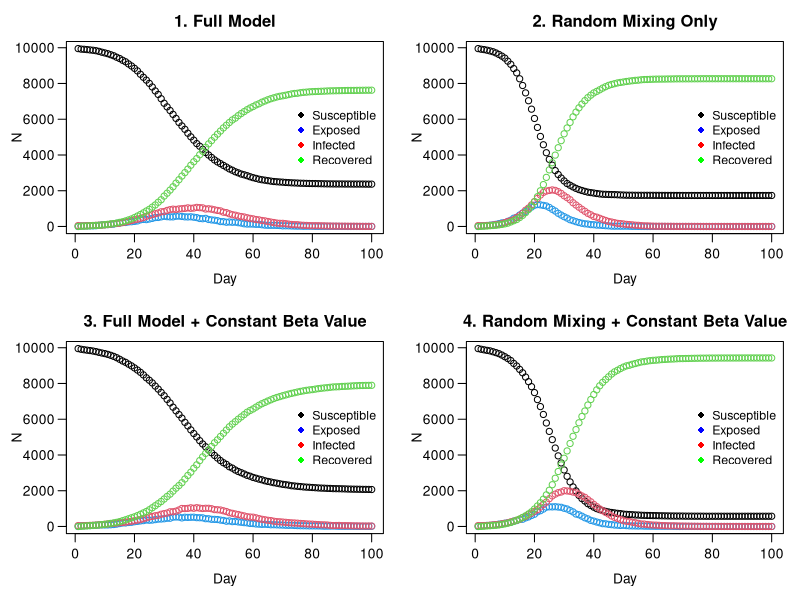

Write the R code that produced this figure.
# Zachary Gavin (s2222962): Wrote get.net, wrote household allocation, created initial nseir function, debugging and commenting
# Shaehroz Khalid (s2869421): All plotting and visualisation, turned household allocation vector to one line, debugging and commenting
# Brandon Causing (s2901457): Completion and performance optimisation of the main nseir simulation function, debugging and commenting
# division of work was close to 1/3 each

################################################################################


## GENERAL DESCRIPTION

# This script implements an agent-based SEIR (Susceptible-Exposed-Infected-Recovered)
# model to simulate the spread of an epidemic in a population of n individuals.
# The model incorporates three modes of transmission: within-household, through a
# pre-defined social network, and via random mixing.
# The script defines functions to generate the population and social network,
# run the SEIR simulation, and plot the results under different scenarios.
# The final section compares four scenarios to analyse the impact of social
# structure and individual heterogeneity (beta) on the epidemic dynamics.



################################################################################
######### ------- START OF MODEL SETUP AND POPULATION GENERATION ------- #########
################################################################################

# This section defines the global parameters for the model and generates the
# base population, assigning each of the 'n' individuals to a household.


n <- 10000
people <- 1:n
h_max <- 5

set.seed(13)

#### Putting people in households
h <- rep(1:n, sample(1:h_max, n, replace = TRUE))[1:n] 

links <- cbind(person=people, household=h)

beta <- runif(n,0,1)

######################################################################
######### ------- NETWORK GENERATION FUNCTIONS ------- ###############
######################################################################

# These functions create the social network connections between individuals
# who are not in the same household.


get.net <- function(beta, h, nc=15) {
  n <- length(h)
  b_bar <- sum(beta)/length(beta) 
  conns_init <- vector("list", n)
  conns <- vector(mode="list", length=n)
  for (i in 1:n) {
    if (i < n) {
      b <- rbinom(n-i, 1, nc*beta[i]*beta[(i+1):n]/(b_bar^2*(n-1)) )
      conns_init[[i]] <- which(b==1) + i 
    }
  }
  
  # <-- FIX IS HERE: Changed lapply to sapply
  pairs <- cbind(rep(1:n, sapply(conns_init, length)), unlist(conns_init)) 
  
  if (nrow(pairs) > 0) {
    pairs <- pairs[h[pairs[,1]] != h[pairs[,2]], , drop = FALSE] 
    
    if(nrow(pairs) > 0) {
      for (i in 1:nrow(pairs)){
        conns[[pairs[i,1]]] <- append(conns[[pairs[i,1]]],  pairs[i,2] )
        conns[[pairs[i,2]]] <- append(conns[[pairs[i,2]]],  pairs[i,1] )
      }
    }
  }
  
  return(conns)
}

###########################################################
######### ------- SEIR SIMULATION FUNCTION ------- ##########
###########################################################

# This function is the core of the model. It simulates the epidemic over 
# nt time steps, tracking the number of individuals in each SEIR compartment.

nseir <- function(beta, h, alink, 
                  alpha=c(0.1, 0.01, 0.01), 
                  delta=.2, 
                  gamma=.4, 
                  nc=15, nt=100, pinf=.005) {
  
  n <- length(beta)
  x <- rep(0,n) # everyone starts off susceptible 
  num_to_infect <- max(1, round(pinf*n))
  x[sample(1:n, num_to_infect)] <- 2 # pick a few people to start off infected
  
  # set up households (who's in each household)
  hh_index_list <- split(1:n, h) 
  
  # for future calculation of mixing probs
  b_bar <- sum(beta)/n
  
  # initialize counts of statuses
  t <- S <- E <- I <- R <- rep(0, nt)
  t[1] <- 1
  S[1] <- n - num_to_infect
  I[1] <- num_to_infect
  
  # daily simulation
  for(i in 2:nt) {
    
    # random numbers to compare with probabilities
    u <- runif(n) 
    
    # store who is infected
    infected_indices <- which(x == 2)
    n_infected <- length(infected_indices)
    
    # initialize lists of those exposed through infected people 
    hh_exposed <- net_exposed <- mix_exposed <- integer(0)
    
    # find who transitions from susceptible to exposed
    if (n_infected > 0) {
      
      ## -- find who gets infected from household contacts -- ##
      # count how many people are infected in each household
      hh_infected_counts <- tabulate(h[infected_indices], nbins = max(h))
      # which households have someone infected in them
      infected_hh <- which(hh_infected_counts > 0)
      # prob of infection is higher for households with multiple people infected
      if (length(infected_hh) > 0) {
        hh_probs <- 1 - (1-alpha[1])^hh_infected_counts[infected_hh]
        # who transitions to infected in the household
        hh_exposed <- unlist(
          Map(function(hh, prob) {
            hh_members <- hh_index_list[[as.character(hh)]]
            sus <- hh_members[x[hh_members] == 0]
            sus[u[sus] < prob]
          }, hh = infected_hh, prob = hh_probs), use.names = FALSE
        )
      }
      
      ## -- find who gets infected from regular network contacts -- ##
      # who is in a regular network with someone infected
      neighbors_of_infected <- unlist(alink[infected_indices], use.names = FALSE)
      if(length(neighbors_of_infected) > 0) {
        # count how many people are infected in each regular network 
        net_infected_counts <- tabulate(neighbors_of_infected, nbins = n)
        # which networks have someone infected in them
        sus_exposed_to_net <- which(net_infected_counts > 0 & x == 0)
        # prob of infection is higher for networks with multiple people infected
        if (length(sus_exposed_to_net) > 0) {
          net_probs <- 1 - (1-alpha[2])^net_infected_counts[sus_exposed_to_net]
          # who transitions to infected in network
          net_exposed <- sus_exposed_to_net[u[sus_exposed_to_net] < net_probs]
        }
      }
      
      ## -- find who gets infected from random mixing -- ##
      # total number of contacts between all infected people
      total_contacts <- n_infected * nc
      # randomly select who those contacts are
      contacts <- sample(n, total_contacts, replace = TRUE)
      # set up for calculating mixing probs for infected people with corresponding contacts
      infected_repeats <- rep(infected_indices, each = nc)
      
      # exp^(sum(log(x_i))) faster than product(x_i)
      # prob of infection is higher for those that mixed with multiple infected people
      log_prob_no_infection <- log1p(-alpha[3] * beta[infected_repeats] * beta[contacts] / (b_bar^2))
      sum_log_probs <- tapply(log_prob_no_infection, contacts, sum)
      prob_infection <- 1 - exp(sum_log_probs)
      
      # store who came into contact with those infected
      ids_contacted <- as.integer(names(sum_log_probs))
      # subset to those that are susceptible
      sus_contacted <- ids_contacted[x[ids_contacted] == 0]
      # who transitions to infected from mixing
      if(length(sus_contacted) > 0) {
        prob_idx <- match(sus_contacted, ids_contacted)
        mix_exposed <- sus_contacted[u[sus_contacted] < prob_infection[prob_idx]]
      }
    }
    
    # transition from infected to recover with probability = delta
    x[x == 2 & u < delta] <- 3
    # transition from exposed to infected with probability = gamma
    x[x == 1 & u < gamma] <- 2
    
    # gather everyone who transitions from susceptible to exposed
    if (length(hh_exposed) > 0 || length(net_exposed) > 0 || length(mix_exposed) > 0) {
      newly_exposed <- unique(c(hh_exposed, net_exposed, mix_exposed))
      x[newly_exposed] <- 1
    }
    
    # get daily counts of statuses and store it in a list
    S[i] <- sum(x == 0)
    E[i] <- sum(x == 1)
    I[i] <- sum(x == 2)
    R[i] <- sum(x == 3)
    t[i] <- i
  }
  return(list(t = t, S = S, E = E, I = I, R = R))
}


###########################################################
######### ------- PLOTTING HELPER FUNCTION ------- ##########
###########################################################

epi_plot <- function(beta, h, alink, 
                     alpha = c(0.1, 0.01, 0.01),
                     delta = 0.2,
                     gamma = 0.4,
                     nc = 15, nt = 100, pinf = 0.005,
                     title = "SEIR Dynamics") {
  
  epi <- nseir(beta, h, alink, alpha, delta, gamma, nc, nt, pinf)
  
  plot(x = epi$t, y = epi$S, ylim = c(0, max(epi$S)), 
       xlab = "", ylab = "", main = title, las = 1)
  
  title(xlab = "Day", mgp = c(2.2, 0.7, 0)) #Spacing for x axis and title
  title(ylab = "N", mgp = c(2.5, 0.7, 0)) #Spacing for y axis and title
  
  points(epi$E, col = 4); points(epi$I, col = 2); points(epi$R, col = 3)

  legend(x = "right", 
         legend = c("Susceptible", "Exposed",
                    "Infected", "Recovered"),
         col = c("black", "blue",
                  "red", "green"),
         pch = 16,
         inset = 0.005,
         bty = "n",
         cex = 0.9)
}


###########################################################
######### ------- MODEL SCENARIO COMPARISON (Q5) ------- ####
###########################################################

par(mfrow = c(2, 2), mar = c(4, 4, 2.5, 1), mgp = c(2.2, 0.7, 0)) #2x2 grid, mar allows good spacing, mgp moves axis

adjacencyList_variable_beta <- get.net(beta, h)

#scenario 1: full model with default parameters
epi_plot(beta, h, adjacencyList_variable_beta, title = "1. Full Model")


#scenario 2: random mixing only
epi_plot(beta, h, adjacencyList_variable_beta, alpha = c(0, 0, 0.04),
         title = "2. Random Mixing Only")

#scenario 3: full model with constant beta value
beta_const <- rep(mean(beta), n)
adjacencyList_constant_beta <- get.net(beta_const, h)
epi_plot(beta_const, h, adjacencyList_constant_beta, 
         title = "3. Full Model + Constant Beta Value")

#scenario 4: random mixing with constant beta
epi_plot(beta_const, h, adjacencyList_constant_beta, alpha = c(0, 0, 0.04),
         title = "4. Random Mixing + Constant Beta Value")

par(mfrow = c(1, 1))
